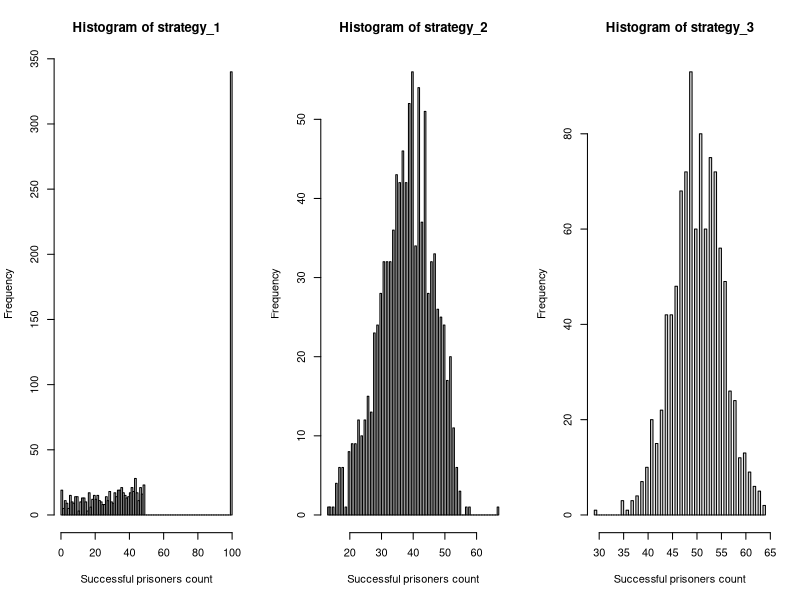

Here is the R script that generated this plot:
# Statistical Programming Coursework 2

# Members and contributions ---------------------------------------------------------------
## 1. Stefi Tirkova
## 2. Passara Chanchotisatien

# CODE DESCRIPTION

# The purpose of this code is to stimulate the prisoner problem which is defined as follows (from coursework spec):
  # • 2n prisoners each have a unique prisoner number from 1 to 2n.
  # • The prison contains a room in which there are 2n boxes, each with a unique number from 1 to 2n painted
  # on its lid.
  # • 2n cards, each printed with a unique number from 1 to 2n, are randomly placed one in each box.
  # • The prisoners have the task of finding the card with their number on it by opening a maximum on n boxes.
  # • After each prisoner’s go, the room is returned exactly to its original state and the prisoner is not allowed to
  # communicate with prisoners yet to have their go.
  # • If all prisoners succeed in finding their number, then they all go free.

# This code calculates the probability of prisoners going free if they follow one of 3 possible strategies (from coursework spec):
  # Strategy 1: The prisoner starts at the box with their number on it, opens it and reads the number on the card: k, say. If k
  # is not their prisoner number, they go to box number k, open it and repeat the process until they have either
  # found the card with their number on it, or opened n boxes without finding it.
  # Strategy 2: As strategy 1, but starting from a randomly selected box.
  # Strategy 3: They open n boxes at random, checking each card for their number.


# Helper / Additional functions


is_successful <- function(n, pris_n, card_num, strategy) {
  
  if(strategy == 3) {
    if (pris_n %in% sample(card_num,n)) { return (1) } else {return (0)}
  } else {
    boxes_opened <- 0
    if (strategy == 1) { current_box_num <- pris_n } 
    else if (strategy == 2) { current_box_num <- sample(as.integer(n+n), 1) }
    while(boxes_opened < n) {
      if(card_num[current_box_num] == pris_n) { return(1) }
      boxes_opened = boxes_opened + 1
      current_box_num <- card_num[current_box_num]
    }
    return (0)  
  }
}


# Question 1 ------------------------------------------------------------------------------


pone <- function(n, k, strategy, nreps) {
  two_n <- as.integer(n+n) 
  success_count <- 0
  
  prisoner_num <- k
  for(i in 1:nreps) { 
    card_numbers <- sample(1:two_n)
    success_count <- success_count + is_successful(n, prisoner_num, card_numbers, strategy)
  }
  return((success_count / nreps))
}



# Question 2 ------------------------------------------------------------------------------

pall <- function(n, strategy, nreps) {
  success_vec <- rep(0,nreps)
  two_n <- as.integer(n+n)
  
  for(i in 1:nreps){
    card_numbers <- sample(1:two_n)
    num_pris_success <- 0
    for(prisoner_num in 1:two_n){
      num_pris_success <- num_pris_success + is_successful(n, prisoner_num, card_numbers, strategy)
    }
    success_vec[i] <- sum(num_pris_success)
  }
  
  probability_all_succeed <- (length(success_vec[success_vec == two_n])/nreps)
  return(list(probability_all_succeed, success_vec))
}



# Question 3 ------------------------------------------------------------------------------

# Here, we estimate the individual and joint success probabilities for each strategy
# for when n = 5 and n = 50.

num_trials = 1000

# one prisoner succeeding in finding their number
print("Estimating the probability of a single prisoner succeeding:")
n = 5
print("n = 5")
cat("Strategy 1 resulted in probability of ", pone(n, 3, 1,num_trials), ".",sep="")
cat("Strategy 2 resulted in probability of ", pone(n, 3, 2,num_trials), ".",sep="")
cat("Strategy 3 resulted in probability of ", pone(n, 3, 3,num_trials), ".",sep="")

n = 50
cat("Strategy 1 resulted in probability of ", pone(n, 34, 1,num_trials), ".",sep="")
cat("Strategy 2 resulted in probability of ", pone(n, 34, 2,num_trials), ".",sep="")
cat("Strategy 3 resulted in probability of ", pone(n, 34, 3,num_trials), ".",sep="")


# all prisoners succeeding in finding their number
print("Estimating the probability of all prisoners succeeding:")
n = 5
cat("Strategy 1 resulted in probability of ", unlist(pall(n,1,num_trials)[1]), ".",sep="")
cat("Strategy 2 resulted in probability of ", unlist(pall(n,2,num_trials)[1]), ".",sep="")
cat("Strategy 3 resulted in probability of ", unlist(pall(n,3,num_trials)[1]), ".",sep="")

n = 50
cat("Strategy 1 resulted in probability of ", unlist(pall(n,1,num_trials)[1]), ".",sep="")
cat("Strategy 2 resulted in probability of ", unlist(pall(n,2,num_trials)[1]), ".",sep="")
cat("Strategy 3 resulted in probability of ", unlist(pall(n,3,num_trials)[1]), ".",sep="")



# Question 4 ------------------------------------------------------------------------------

# In this section, we elaborate why the results are surprising.

## From running the simulations, we are able to see that one of the three strategies work
# surprisingly well which is strategy 1 which gives an approximate 31% chance of all
# prisoners succeeding in finding their numbers. We found this surprising because we know
# that the probability of one prisoner succeeding is 0.5. Say if n = 50, and if we were to 
# think about this naively, to find the probability of all prisoners succeeding, we would do:
# P(success) = (0.5)^100 (where n = 50), which would give us an extremely extremely low
# probability. That is why it is surprising to find out that there is a way where there is a
# 31% chance of all prisoners succeeding. When we calculate the probability using the 3rd 
# strategy, the probability of each prisoner succeeding is independent of each other. However,
# when we use Strategy 2, that is no longer the case.

# Below we can see the difference in probabilities and number of successful prisoners between 
# Strategy 1 and Strategy 3. We visualize the frequencies of each number of successful prisoners
# below for strategies 1, 2, and 3 in the form of histograms.

par(mfrow=c(1,3))

strategy_1 <- unlist(pall(50,1,1000)[2])
hist(strategy_1, breaks=100, xlab="Successful prisoners count")

strategy_2 <- unlist(pall(50,2,1000)[2])
hist(strategy_2, breaks=100, xlab="Successful prisoners count")

strategy_3 <- unlist(pall(50,3,1000)[2])
hist(strategy_3, breaks=100, xlab="Successful prisoners count")

# We see that in strategy 1, either all prisoners win together or the majority loses together.
# Whereas in strategy 3, it is half and half (mostly between 4-60 successful prisoners).


# Question 5 ------------------------------------------------------------------------------




# Question 6 ------------------------------------------------------------------------------
